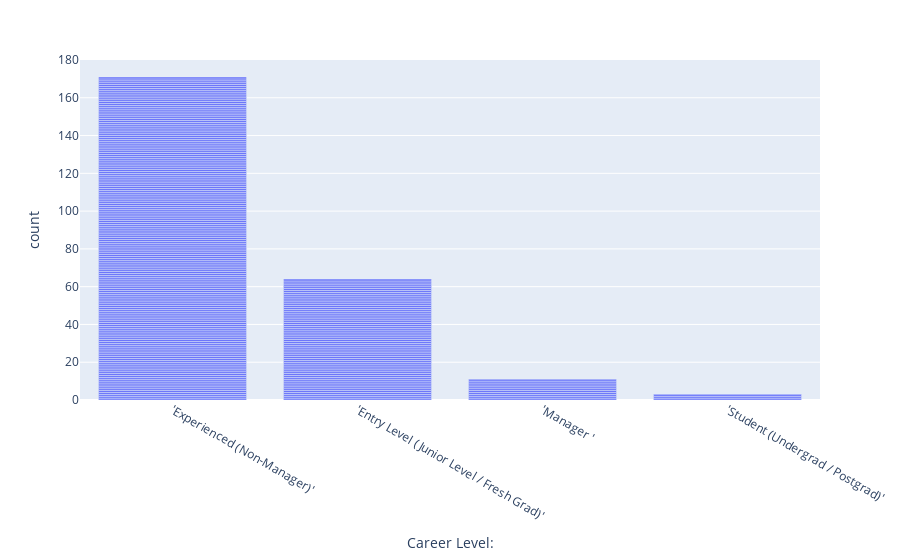

Source (notebook cell):
### Code cell
px.bar(Jobs_df,x= 'Career Level:')

### Figure 1 — Plotly figure (JSON) as saved in the notebook; plotly's stock layout.template omitted (floating-point values rounded to 4 significant figures; data arrays with more than 128 entries replaced by an {"elided": "..."} marker saying what was removed)
{"data": [{"alignmentgroup": "True", "hovertemplate": "Career Level:=%{x}<br>count=%{y}<extra></extra>", "legendgroup": "", "marker": {"color": "#636efa", "pattern": {"shape": ""}}, "name": "", "offsetgroup": "", "orientation": "v", "showlegend": false, "textposition": "auto", "type": "bar", "x": {"elided": "249 str values"}, "xaxis": "x", "y": {"elided": "249 int values"}, "yaxis": "y"}], "layout": {"barmode": "relative", "legend": {"tracegroupgap": 0}, "margin": {"t": 60}, "xaxis": {"anchor": "y", "domain": [0, 1], "title": {"text": "Career Level:"}}, "yaxis": {"anchor": "x", "domain": [0, 1], "title": {"text": "count"}}}}
